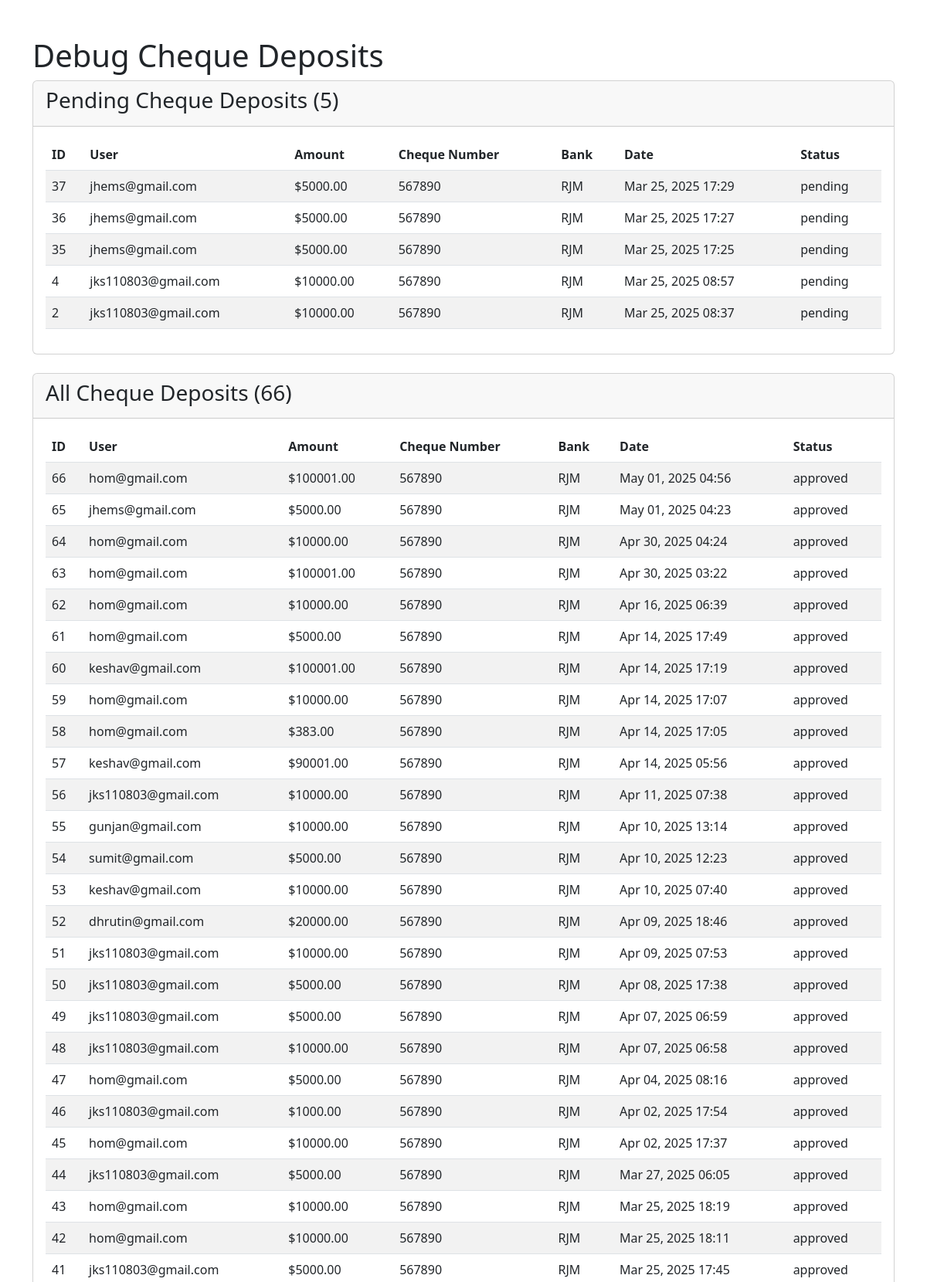
Page /debug-cheque-deposits/ (signed in, upper part) on the committed database.
### core/models.py (models this page shows, shortened)
class ChequeDeposit(models.Model):
    user = models.ForeignKey(settings.AUTH_USER_MODEL, on_delete=models.CASCADE)
    cheque_number = models.CharField(max_length=50)
    amount = models.DecimalField(max_digits=10, decimal_places=2)
    bank_name = models.CharField(max_length=100)
    branch_name = models.CharField(max_length=100, blank=True, null=True)
    payee_name = models.CharField(max_length=100, blank=True, null=True)
    date_of_issue = models.DateField(blank=True, null=True)
    deposit_account = models.CharField(max_length=50, blank=True, null=True)
    deposit_date = models.DateTimeField(auto_now_add=True)
    front_image = models.ImageField(upload_to='cheque_images/', blank=True, null=True)
    back_image = models.ImageField(upload_to='cheque_images/', blank=True, null=True)
    STATUS_CHOICES = (
        ('pending', 'Pending'),
        ('approved', 'Approved'),
        ('rejected', 'Rejected'),
    )
    status = models.CharField(max_length=20, choices=STATUS_CHOICES, default='pending')
    approved_by = models.ForeignKey(settings.AUTH_USER_MODEL, on_delete=models.SET_NULL, null=True, blank=True, related_name='approved_cheques')
    approved_date = models.DateTimeField(null=True, blank=True)

class User(AbstractUser):
    account_number = models.CharField(max_length=20, unique=True, null=True)
    account_balance = models.DecimalField(max_digits=12, decimal_places=2, default=0.00)
    phone_number = models.CharField(max_length=15, blank=True)
    address = models.TextField(blank=True)
    date_of_birth = models.DateField(null=True, blank=True)
    is_approved = models.BooleanField(default=False)
    is_pending = models.BooleanField(default=True)  # Add this field
    pin = models.CharField(max_length=4, null=True, blank=True)

### core/views.py (the view)
# urls.py: path('debug-cheque-deposits/', views.debug_cheque_deposits, name='debug_cheque_deposits'),
@login_required
@user_passes_test(lambda u: u.is_superuser)
def debug_cheque_deposits(request):
    try:
        all_deposits = ChequeDeposit.objects.all().order_by('-deposit_date')
        pending_deposits = ChequeDeposit.objects.filter(status='pending').order_by('-deposit_date')
        print(f"DEBUG: Found {all_deposits.count()} total cheque deposits")
        print(f"DEBUG: Found {pending_deposits.count()} pending cheque deposits")
        for deposit in pending_deposits:
            print(f"DEBUG: Pending deposit ID: {deposit.id}, User: {deposit.user.username}, Amount: {deposit.amount}, Status: {deposit.status}")
        context = {
            'all_deposits': all_deposits,
            'pending_deposits': pending_deposits,
        }
        return render(request, 'debug_cheque_deposits.html', context)
    except Exception as e:
        print(f"DEBUG ERROR: {str(e)}")
        return JsonResponse({'error': str(e)}, status=500)

### templates/debug_cheque_deposits.html (shortened to what this page needs)
<!DOCTYPE html>
<html lang="en">
<head>
    <link href="https://cdn.jsdelivr.net/npm/bootstrap@5.3.0-alpha1/dist/css/bootstrap.min.css" rel="stylesheet">
</head>
<body>
    <div class="container mt-5">
        <h1>Debug Cheque Deposits</h1>
        <div class="card mb-4">
            <div class="card-header">
                <h3>Pending Cheque Deposits ({{ pending_deposits|length }})</h3>
            </div>
            <div class="card-body">
                {% if pending_deposits %}
                <table class="table table-striped">
                    <thead>
                        <tr>
                            <th>ID</th>
                            <th>User</th>
                            <th>Amount</th>
                            <th>Cheque Number</th>
                            <th>Bank</th>
                            <th>Date</th>
                            <th>Status</th>
                        </tr>
                    </thead>
                    <tbody>
                        {% for deposit in pending_deposits %}
                        <tr>
                            <td>{{ deposit.id }}</td>
                            <td>{{ deposit.user.username }}</td>
                            <td>${{ deposit.amount }}</td>
                            <td>{{ deposit.cheque_number }}</td>
                            <td>{{ deposit.bank_name }}</td>
                            <td>{{ deposit.deposit_date|date:"M d, Y H:i" }}</td>
                            <td>{{ deposit.status }}</td>
                        </tr>
                        {% endfor %}
                    </tbody>
                </table>
                {% else %}
                <p class="alert alert-info">No pending cheque deposits found.</p>
                {% endif %}
            </div>
        </div>
        <div class="card">
            <div class="card-header">
                <h3>All Cheque Deposits ({{ all_deposits|length }})</h3>
            </div>
            <div class="card-body">
                {% if all_deposits %}
                <table class="table table-striped">
                    <thead>
                        <tr>
                            <th>ID</th>
                            <th>User</th>
                            <th>Amount</th>
                            <th>Cheque Number</th>
                            <th>Bank</th>
                            <th>Date</th>
                            <th>Status</th>
                        </tr>
                    </thead>
                    <tbody>
                        {% for deposit in all_deposits %}
                        <tr>
                            <td>{{ deposit.id }}</td>
                            <td>{{ deposit.user.username }}</td>
                            <td>${{ deposit.amount }}</td>
                            <td>{{ deposit.cheque_number }}</td>
                            <td>{{ deposit.bank_name }}</td>
                            <td>{{ deposit.deposit_date|date:"M d, Y H:i" }}</td>
                            <td>{{ deposit.status }}</td>
                        </tr>
                        {% endfor %}
                    </tbody>
                </table>
                {% else %}
                <p class="alert alert-info">No cheque deposits found.</p>
                {% endif %}
            </div>
        </div>
    </div>
</body>
</html>

### rows in the picture
ChequeDeposit: id "37", user.username "jhems@gmail.com", amount "5000.00", cheque_number "567890", bank_name "RJM", deposit_date "Mar 25, 2025 17:29", status "pending"
ChequeDeposit: id "36", user.username "jhems@gmail.com", amount "5000.00", cheque_number "567890", bank_name "RJM", deposit_date "Mar 25, 2025 17:27", status "pending"
ChequeDeposit: id "35", user.username "jhems@gmail.com", amount "5000.00", cheque_number "567890", bank_name "RJM", deposit_date "Mar 25, 2025 17:25", status "pending"
ChequeDeposit: id "4", user.username "jks110803@gmail.com", amount "10000.00", cheque_number "567890", bank_name "RJM", deposit_date "Mar 25, 2025 08:57", status "pending"
ChequeDeposit: id "2", user.username "jks110803@gmail.com", amount "10000.00", cheque_number "567890", bank_name "RJM", deposit_date "Mar 25, 2025 08:37", status "pending"
ChequeDeposit: id "66", user.username "hom@gmail.com", amount "100001.00", cheque_number "567890", bank_name "RJM", deposit_date "May 01, 2025 04:56", status "approved"
ChequeDeposit: id "65", user.username "jhems@gmail.com", amount "5000.00", cheque_number "567890", bank_name "RJM", deposit_date "May 01, 2025 04:23", status "approved"
ChequeDeposit: id "64", user.username "hom@gmail.com", amount "10000.00", cheque_number "567890", bank_name "RJM", deposit_date "Apr 30, 2025 04:24", status "approved"
ChequeDeposit: id "63", user.username "hom@gmail.com", amount "100001.00", cheque_number "567890", bank_name "RJM", deposit_date "Apr 30, 2025 03:22", status "approved"
ChequeDeposit: id "62", user.username "hom@gmail.com", amount "10000.00", cheque_number "567890", bank_name "RJM", deposit_date "Apr 16, 2025 06:39", status "approved"
ChequeDeposit: id "61", user.username "hom@gmail.com", amount "5000.00", cheque_number "567890", bank_name "RJM", deposit_date "Apr 14, 2025 17:49", status "approved"
ChequeDeposit: id "60", user.username "keshav@gmail.com", amount "100001.00", cheque_number "567890", bank_name "RJM", deposit_date "Apr 14, 2025 17:19", status "approved"
ChequeDeposit: id "59", user.username "hom@gmail.com", amount "10000.00", cheque_number "567890", bank_name "RJM", deposit_date "Apr 14, 2025 17:07", status "approved"
ChequeDeposit: id "58", user.username "hom@gmail.com", amount "383.00", cheque_number "567890", bank_name "RJM", deposit_date "Apr 14, 2025 17:05", status "approved"
ChequeDeposit: id "57", user.username "keshav@gmail.com", amount "90001.00", cheque_number "567890", bank_name "RJM", deposit_date "Apr 14, 2025 05:56", status "approved"
ChequeDeposit: id "56", user.username "jks110803@gmail.com", amount "10000.00", cheque_number "567890", bank_name "RJM", deposit_date "Apr 11, 2025 07:38", status "approved"
ChequeDeposit: id "55", user.username "gunjan@gmail.com", amount "10000.00", cheque_number "567890", bank_name "RJM", deposit_date "Apr 10, 2025 13:14", status "approved"
ChequeDeposit: id "54", user.username "sumit@gmail.com", amount "5000.00", cheque_number "567890", bank_name "RJM", deposit_date "Apr 10, 2025 12:23", status "approved"
ChequeDeposit: id "53", user.username "keshav@gmail.com", amount "10000.00", cheque_number "567890", bank_name "RJM", deposit_date "Apr 10, 2025 07:40", status "approved"
ChequeDeposit: id "52", user.username "dhrutin@gmail.com", amount "20000.00", cheque_number "567890", bank_name "RJM", deposit_date "Apr 09, 2025 18:46", status "approved"
ChequeDeposit: id "51", user.username "jks110803@gmail.com", amount "10000.00", cheque_number "567890", bank_name "RJM", deposit_date "Apr 09, 2025 07:53", status "approved"
ChequeDeposit: id "50", user.username "jks110803@gmail.com", amount "5000.00", cheque_number "567890", bank_name "RJM", deposit_date "Apr 08, 2025 17:38", status "approved"
ChequeDeposit: id "49", user.username "jks110803@gmail.com", amount "5000.00", cheque_number "567890", bank_name "RJM", deposit_date "Apr 07, 2025 06:59", status "approved"
ChequeDeposit: id "48", user.username "jks110803@gmail.com", amount "10000.00", cheque_number "567890", bank_name "RJM", deposit_date "Apr 07, 2025 06:58", status "approved"
ChequeDeposit: id "47", user.username "hom@gmail.com", amount "5000.00", cheque_number "567890", bank_name "RJM", deposit_date "Apr 04, 2025 08:16", status "approved"
ChequeDeposit: id "46", user.username "jks110803@gmail.com", amount "1000.00", cheque_number "567890", bank_name "RJM", deposit_date "Apr 02, 2025 17:54", status "approved"
ChequeDeposit: id "45", user.username "hom@gmail.com", amount "10000.00", cheque_number "567890", bank_name "RJM", deposit_date "Apr 02, 2025 17:37", status "approved"
ChequeDeposit: id "44", user.username "jks110803@gmail.com", amount "5000.00", cheque_number "567890", bank_name "RJM", deposit_date "Mar 27, 2025 06:05", status "approved"
ChequeDeposit: id "43", user.username "hom@gmail.com", amount "10000.00", cheque_number "567890", bank_name "RJM", deposit_date "Mar 25, 2025 18:19", status "approved"
ChequeDeposit: id "42", user.username "hom@gmail.com", amount "10000.00", cheque_number "567890", bank_name "RJM", deposit_date "Mar 25, 2025 18:11", status "approved"
ChequeDeposit: id "41", user.username "jks110803@gmail.com", amount "5000.00", cheque_number "567890", bank_name "RJM", deposit_date "Mar 25, 2025 17:45", status "approved"

### other values in the picture
{{ pending_deposits|length }} "5"
{{ all_deposits|length }} "66"
